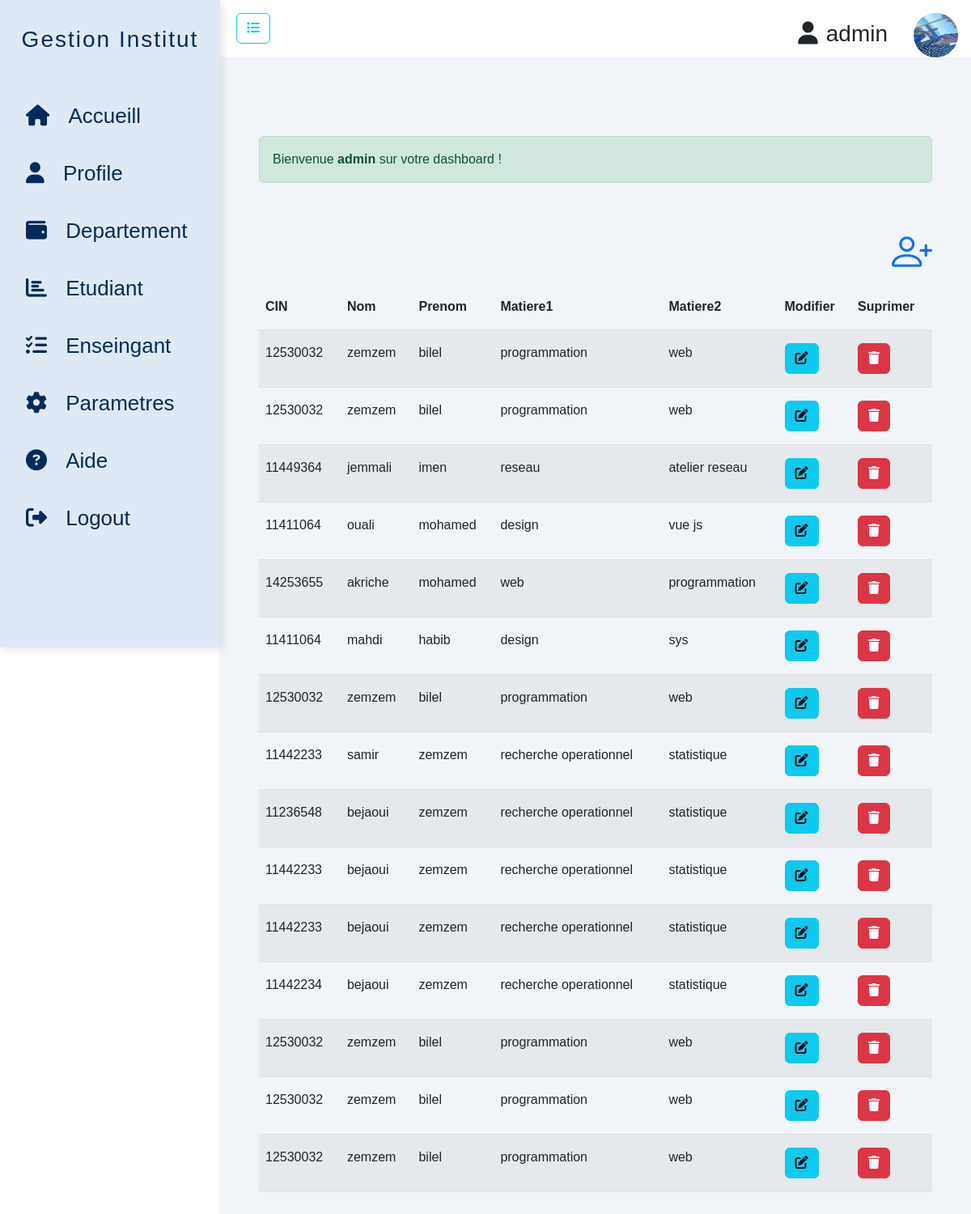
The page /iset/enseignant/index.php (signed in) on the database its author committed.
### tables this page shows
CREATE TABLE IF NOT EXISTS `enseignant` (
  `id` int(11) NOT NULL AUTO_INCREMENT,
  `cin` int(8) NOT NULL,
  `nom` varchar(50) NOT NULL,
  `prenom` varchar(50) NOT NULL,
  `matiere1` varchar(50) NOT NULL,
  `matiere2` varchar(50) NOT NULL,
  `tel` int(8) NOT NULL,
  `adresse` varchar(50) NOT NULL,
  `poste` tinyint(1) NOT NULL DEFAULT '0',
  `id_dep` int(11) NOT NULL DEFAULT '0',
  PRIMARY KEY (`id`)
);

### iset/enseignant/index.php (the view, shortened to what this page needs)
<!DOCTYPE html>
<html lang="en">
<head>
<link href="https://cdn.jsdelivr.net/npm/bootstrap@5.2.2/dist/css/bootstrap.min.css" rel="stylesheet"
integrity="sha384-Zenh87qX5JnK2Jl0vWa8Ck2rdkQ2Bzep5IDxbcnCeuOxjzrPF/et3URy9Bv1WTRi">
<link rel="stylesheet" href="https://cdn.jsdelivr.net/npm/bootstrap-icons@1.10.2/font/bootstrap-icons.css">
    <link rel="stylesheet" href="style.css">
</head>
<body>
    <?php
            include "../../connexion db/db_connect.php";
            $sql="SELECT * FROM enseignant";
            $query=$pdo->prepare($sql);
            $query->execute();
            $enseignants =$query->fetchAll();
        ?>
    <div class="sidebar">
        <div class="sidebar-title">
            <h3>Gestion Institut</h3>
        </div>
        <div class="sidebar-menu">
        <ul>
            <li><a href="../accueil/index.php">
                <i class="fas fa-home"></i>
                <span class="nav-item">Accueill</span>
            </a></li>
            <li><a href="../profile/index.php">
                <i class="fas fa-user"></i>
                <span class="nav-item">Profile</span>
            </a></li>
            <li><a href="../departement/index.php">
                <i class="fas fa-wallet"></i>
                <span class="nav-item">Departement</span>
            </a></li>
            <li><a href="../etudiant/index.php">
                <i class="fas fa-chart-bar"></i>
                <span class="nav-item">Etudiant</span>
            </a></li>
            <li><a href="../enseignant/index.php">
                <i class="fas fa-tasks"></i>
                <span class="nav-item">Enseingant</span>
            </a></li>
            <li><a href="#">
                <i class="fas fa-cog"></i>
                <span class="nav-item">Parametres</span>
            </a></li>
            <li><a href="../aide/index.php">
                 <i class="fas fa-question-circle"></i>
                <span class="nav-item">Aide</span>
            </a></li>
            <li class="logout"><a href=../../authentification/logout/index.php>
                <i class="fas fa-sign-out-alt"></i>
                <span class="nav-item">Logout</span>
            </a></li>
        </ul>
        </div>
    </div>
    <div class="main-content">
            <div class="p-3 header_admin " style='background:#fff;'>
                <button class="btn btn-outline-info mx-1"  id="btn1"><i class="fa-solid fa-list"></i></button>
                <div class="float-end">
            <h3><span class="user"><i class="fa-solid fa-user"></i></span><?= $_SESSION['utilisateur']?><img src="../../authentification/upload/<?= $_SESSION['photo']?>" width="55px" height="55px" style='border-radius:50%;margin-left:2rem;'></img></h3>
            </div>
    </div>
        <div class="main p-5">
            <main>
            <div class="alert alert-success "role="alert">
                 Bienvenue <strong><?= $_SESSION['utilisateur']?></strong> sur votre dashboard !
            </div>
            <span style='float:right;font-size:50px'><a href="ajouteenseignant.php"><i class="bi bi-person-plus"></i></a></span>
            <table class="table table-striped  ">
                <thead>
                    <tr>
                        <th scope="col" class="py-3">CIN</th>
                        <th scope="col" class="py-3">Nom</th>
                        <th scope="col" class="py-3">Prenom</th>
                        <th scope="col" class="py-3">Matiere1</th>
                        <th scope="col" class="py-3">Matiere2</th>
                        <th scope="col" class="py-3">Modifier</th>
                        <th scope="col" class="py-3">Suprimer</th>
                    </tr>
                </thead>
                <tbody>
                <?php foreach($enseignants as $enseignant):?>
                    <tr>
                        <td class="py-3"><?= $enseignant['cin']?></td>
                        <td class="py-3"><?= $enseignant['nom']?></td>
                        <td class="py-3"><?= $enseignant['prenom']?></td>
                        <td class="py-3"><?= $enseignant['matiere1']?></td>
                        <td class="py-3"><?= $enseignant['matiere2']?></td>
                        <td class="py-3"><a class="btn btn-info" href="editenseignant.php?id=<?=$enseignant["id"]?>"><i class="fa-solid fa-pen-to-square"></i></a></td>
                        <td class="py-3"><a class="btn btn-danger" href="delete.php?id=<?=$enseignant["id"]?> "><i class="fa-solid fa-trash"></i></i></a></td>
                    </tr>
                <?php endforeach;?>
                </tbody>
            </table>
            </main>
        </div>
    </div>
</body>
</html>

### iset/enseignant/style.css (style rules this page uses)
* { box-sizing: border-box; margin: 0; padding: 0; list-style-type: none; font-family: 'Poppins',sans-serif; }
a { text-decoration: none; }
.sidebar { width:17rem; min-width: 17rem; position: fixed; height:100vh; box-shadow: 3px 3px 10px rgba(0,0,0,0.1); transition:all 0.4s; background: #DFE9F5; }
.sidebar-menu li { width: 100%; margin-bottom: 2rem; }
.sidebar-title h3 { text-align: center; margin-top: 1rem; color: #002B5B; font-family:Verdana, Geneva, Tahoma, sans-serif; letter-spacing: 2px; padding-bottom: 50px; padding-top: 1rem; }
.sidebar-menu a { color:#002B5B; font-family:Verdana, Geneva, Tahoma, sans-serif; font-size: 26px !important; text-align: center; }
.nav-item { padding-left: 1rem; }
.main-content { box-shadow: 2px 2px 5px rgba(0, 0, 0, 0.2); background: #f1f5f9; width: calc(100%-17rem); margin-left: 17rem; transition:all 0.4s; }
.main-content .user { padding-right: 10px; }
.main { width: calc(100%-17rem); }
.alert { margin-bottom:50px; margin-top:50px; }

### rows shown on the page
enseignant: cin "12530032", nom "zemzem", prenom "bilel", matiere1 "programmation", matiere2 "web"
enseignant: cin "12530032", nom "zemzem", prenom "bilel", matiere1 "programmation", matiere2 "web"
enseignant: cin "11449364", nom "jemmali", prenom "imen", matiere1 "reseau", matiere2 "atelier reseau"
enseignant: cin "11411064", nom "ouali", prenom "mohamed", matiere1 "design", matiere2 "vue js"
enseignant: cin "14253655", nom "akriche", prenom "mohamed", matiere1 "web", matiere2 "programmation"
enseignant: cin "11411064", nom "mahdi", prenom "habib", matiere1 "design", matiere2 "sys"
enseignant: cin "12530032", nom "zemzem", prenom "bilel", matiere1 "programmation", matiere2 "web"
enseignant: cin "11442233", nom "samir", prenom "zemzem", matiere1 "recherche operationnel", matiere2 "statistique"
enseignant: cin "11236548", nom "bejaoui", prenom "zemzem", matiere1 "recherche operationnel", matiere2 "statistique"
enseignant: cin "11442233", nom "bejaoui", prenom "zemzem", matiere1 "recherche operationnel", matiere2 "statistique"
enseignant: cin "11442233", nom "bejaoui", prenom "zemzem", matiere1 "recherche operationnel", matiere2 "statistique"
enseignant: cin "11442234", nom "bejaoui", prenom "zemzem", matiere1 "recherche operationnel", matiere2 "statistique"
enseignant: cin "12530032", nom "zemzem", prenom "bilel", matiere1 "programmation", matiere2 "web"
enseignant: cin "12530032", nom "zemzem", prenom "bilel", matiere1 "programmation", matiere2 "web"
enseignant: cin "12530032", nom "zemzem", prenom "bilel", matiere1 "programmation", matiere2 "web"

### other values the page prints
$_SESSION['utilisateur'] "admin"
